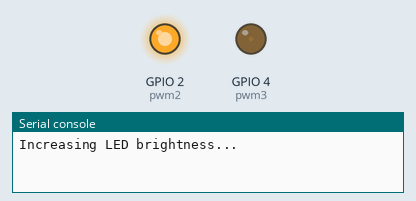
This program was run on a simulated ESP32 board running MicroPython. Parts: output pins drawn as LEDs (lit = HIGH), the last lines printed to the serial console.

Above: at 0.05 s.
At 2.4 s:
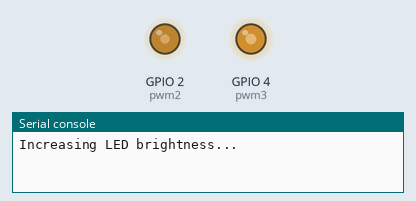
At 4.75 s:
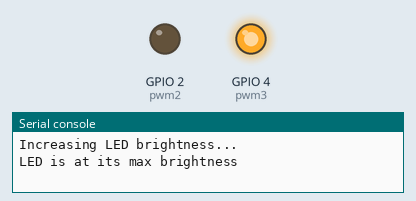
At 9.45 s:
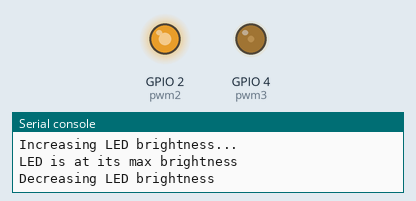
Timing chart, 0 to 13.4 s (numbered marks = the images above):
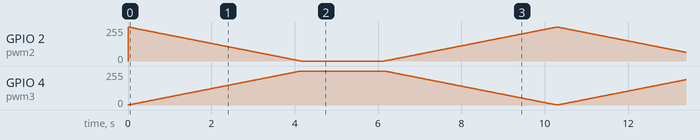

The program:

Alternate_LED_blink.py
```python
from machine import Pin, Timer, PWM
from time import sleep_ms

#pwm object and its configuration
#pwm frequency = 1000 Hz
pwm2 = PWM (Pin(2), freq=1000)
pwm3 = PWM (Pin(4), freq=1000)

while True:
    #increase the LED brightness
    print("Increasing LED brightness...")
    for i in range (0,1024):
        pwm2.duty(1023-i)
        pwm3.duty(i)
        sleep_ms(2)
        sleep_ms(2)
        i += 1
    print("LED is at its max brightness")

    #wait at max brightness for 2 sec
    sleep_ms(2000)
    #decrease the LED brightness
    print ("Decreasing LED brightness")
    for i in range(0,1024):
        pwm2.duty(i)
        pwm3.duty(1023-i)
        sleep_ms(2)
        sleep_ms(2)
        i += 1
print("LED is at its min brightness")

sleep_ms(2000)
#wait at min brightness for 2 sec
```
